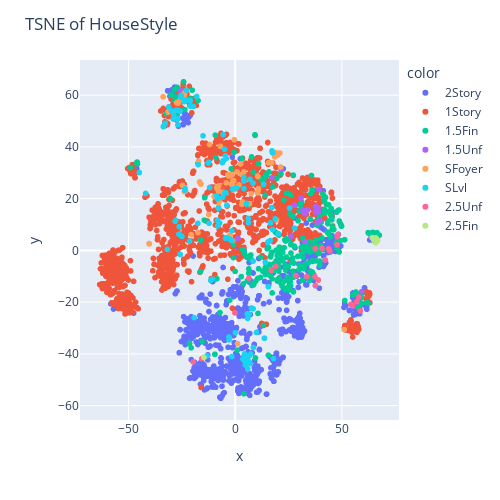

Notebook source saved alongside this figure:
### Markdown cell above
### Unsuperized Learning: t-Distributed Stochastic Neighbor Embedding (t-SNE)
T-Distributed Stochastic Neighbor Embedding (t-SNE) is a popular dimensionality reduction technique used in machine learning and data visualization. It simply reduces hyper dimensional data to 2D or 3D points and plots them in the corresponding spaces. It is also one of my favorite because it is very much fun, playable and very intuitive. For example, using seaborn to plot these points, at the first look I don't see something very useful. But as soon as I pass the categorical variable to aesthetic mappings, I can see that points within the same group are clustered. If passing different categorical variables, some clusters are not as concentrated as others, which might suggest lower feature importance.
  
A more fun way is using interactive plots. Plotly allows passing categorical variables to aesthetic mappings to display sub groups (similar to 'hue' in sns). Initially I wanted to pass a sequence of categorical variables to the aesthetic mappings parameter, and make a botton such that when I drag it, different plots are shown. However, the aesthetic mappings parameter does not allow that. It only allows one categorical column. A way to solve this is to manually create single frames, then combine these frames to make an animation. But it is a little beyond my ability so far. So I only creates one plotly graph, and my idea is presented as static seaborn panel plots.

### Code cell
# TSNE
model = TSNE(learning_rate=100,random_state= 123) # First using scikit learn to fit a model
transformed = model.fit_transform(X[numeric])
xs = transformed[:,0]
ys = transformed[:,1]
fig = px.scatter(x= xs, y=ys, color = X_display['HouseStyle']) # Using plotly to create interactive plot. You can move your cursor on the graph. The lecture suggests altair. Well, plotly is more fun
fig.update_layout(width = 500, height = 500,title_text='TSNE of HouseStyle')
fig.show()

# These are some simple data manipulations to prepare for the panel plots
features_tsne = pd.DataFrame(transformed)
features_tsne.columns = ['x','y']
features_tsne.reset_index(drop=True, inplace=True)
features_strings = X_display.select_dtypes('object')
features_strings.reset_index(drop=True, inplace=True)
features_plotly = features_tsne.merge(features_strings, left_index = True, right_index = True)

Categories_to_show = ['MSZoning','LotShape','LandContour','BldgType', 'GarageType','RoofStyle','MasVnrType','ExterQual'] # A selection of categorical variables to pass to the color parameter that display subgroups
fig, axes = plt.subplots(2,4,figsize = (16,8))
axes = axes.flatten()
for i,value in enumerate(Categories_to_show):
    ax = sns.scatterplot(data= features_plotly, x= 'x', y='y', hue = value, ax = axes[i])
    ax.legend(fontsize = 8, loc ='upper left')
    ax.set_title('TSNE of {}'.format(value))
plt.tight_layout()
plt.show()

### Figure 1 — Plotly figure (JSON) as saved in the notebook; plotly's stock layout.template omitted (floating-point values rounded to 4 significant figures; data arrays with more than 128 entries replaced by an {"elided": "..."} marker saying what was removed)
{"data": [{"hovertemplate": "color=2Story<br>x=%{x}<br>y=%{y}<extra></extra>", "legendgroup": "2Story", "marker": {"color": "#636efa", "symbol": "circle"}, "mode": "markers", "name": "2Story", "showlegend": true, "x": {"elided": "872 float values"}, "xaxis": "x", "y": {"elided": "872 float values"}, "yaxis": "y", "type": "scattergl"}, {"hovertemplate": "color=1Story<br>x=%{x}<br>y=%{y}<extra></extra>", "legendgroup": "1Story", "marker": {"color": "#EF553B", "symbol": "circle"}, "mode": "markers", "name": "1Story", "showlegend": true, "x": {"elided": "1471 float values"}, "xaxis": "x", "y": {"elided": "1471 float values"}, "yaxis": "y", "type": "scattergl"}, {"hovertemplate": "color=1.5Fin<br>x=%{x}<br>y=%{y}<extra></extra>", "legendgroup": "1.5Fin", "marker": {"color": "#00cc96", "symbol": "circle"}, "mode": "markers", "name": "1.5Fin", "showlegend": true, "x": {"elided": "314 float values"}, "xaxis": "x", "y": {"elided": "314 float values"}, "yaxis": "y", "type": "scattergl"}, {"hovertemplate": "color=1.5Unf<br>x=%{x}<br>y=%{y}<extra></extra>", "legendgroup": "1.5Unf", "marker": {"color": "#ab63fa", "symbol": "circle"}, "mode": "markers", "name": "1.5Unf", "showlegend": true, "x": [59.21, 26.17, 39.75, 32.68, 31.75, 39.15, 30.84, 32.84, 37.61, 38.77, 27.82, 21.62, -25.46, 34.06, 17.1, 38.46, 1.324, 37.75, 39.24], "xaxis": "x", "y": [-15.95, 5.485, 11.45, 14.11, 15.59, 15.0, 20.17, 3.447, 16.94, 16.5, 17.47, 31.31, 61.66, 15.68, 28.06, 10.93, 4.723, 14.81, 23.54], "yaxis": "y", "type": "scattergl"}, {"hovertemplate": "color=SFoyer<br>x=%{x}<br>y=%{y}<extra></extra>", "legendgroup": "SFoyer", "marker": {"color": "#FFA15A", "symbol": "circle"}, "mode": "markers", "name": "SFoyer", "showlegend": true, "x": [-4.16, -16.05, -1.219, 1.093, 19.33, -40.31, 19.83, 19.16, -24.71, -1.02, -7.748, 15.65, -2.269, 20.86, 4.079, -16.68, 20.93, 3.426, -3.429, -1.279, -7.801, -20.64, 3.149, -23.76, -33.77, 2.525, 18.51, -3.005, -1.747, -16.35, 10.9, -17.42, -23.8, 7.486, -1.299, -0.402, 19.98, 4.074, -12.44, -2.94, -31.46, 0.8316, 21.28, 51.09, -27.39, -16.05, -23.52, -7.663, -9.871, -23.67, -3.061, 1.768, -26.08, -6.906, 17.06, -40.25, -26.8, -40.31, -2.408, 17.88, -0.3892, -29.18, 6.679, 10.64, -7.507, -8.645, -23.57, 3.124, -5.833, -17.17, -7.525, -24.04, -5.694, -8.37, 10.61, 10.82, -0.6452, -12.02, -33.77, -23.26, -40.31, 19.86, -24.7], "xaxis": "x", "y": [26.1, 25.63, 3.712, -36.03, 11.79, 2.618, 37.14, 37.72, 25.16, 27.0, 16.97, 33.87, 29.03, 37.63, 27.25, 26.47, 37.62, 18.73, 29.24, 25.3, 22.93, 6.11, 29.28, 60.85, 59.35, 33.42, 36.18, 29.33, 25.66, 26.02, 23.9, 6.923, 22.77, 21.95, 29.33, 42.78, 36.94, 30.36, 13.88, 29.25, 53.48, 30.41, 32.24, -30.61, 57.09, 25.63, 24.18, 24.97, 20.78, 60.42, 28.75, 25.31, 57.83, 40.2, 33.86, 2.505, 56.86, 2.611, 5.898, 37.88, 23.45, 53.66, 18.05, 22.23, 18.89, 24.3, 23.55, 17.79, 22.47, 34.48, 22.9, 59.44, 22.46, 23.75, 28.57, 23.41, 26.9, 40.94, 59.35, 22.97, 2.627, 36.83, 58.76], "yaxis": "y", "type": "scattergl"}, {"hovertemplate": "color=SLvl<br>x=%{x}<br>y=%{y}<extra></extra>", "legendgroup": "SLvl", "marker": {"color": "#19d3f3", "symbol": "circle"}, "mode": "markers", "name": "SLvl", "showlegend": true, "x": [16.56, 17.45, 4.743, 4.348, -44.91, -26.2, -21.07, -12.57, -4.839, -1.212, -21.37, -13.18, -18.04, -26.47, -8.707, -41.98, -23.51, 5.687, -24.96, 5.937, -23.96, -12.35, -29.94, 5.302, -7.256, -19.27, -26.36, -29.04, -3.908, -5.782, -5.618, -8.306, 4.05, -5.683, 6.519, 6.247, -4.993, -33.68, -4.198, 13.31, 17.16, 6.509, -2.859, -23.94, 6.406, -31.15, -6.011, -10.61, -22.92, -25.46, 14.08, 0.6655, 8.516, 4.122, -28.1, -3.895, -8.213, 4.068, 18.77, 8.236, -4.477, 6.938, -11.09, 13.71, -23.56, -2.899, 15.52, 6.892, 0.006654, -28.81, 4.802, 4.459, 3.593, 6.196, 4.248, 3.895, 5.831, -12.23, 8.366, 63.86, -33.06, -25.81, -17.32, 6.151, 9.964, -25.77, -22.57, 17.94, -32.72, -8.15, 17.51, -1.553, -31.75, -8.379, 25.47, 8.389, 6.949, 17.26, 4.64, 7.338, -27.08, -27.85, -2.883, 5.88, 15.26, -2.358, -26.81, 27.81, 7.598, -19.58, 15.43, 16.41, -4.366, -21.09, 17.57, -11.98, 8.383, -11.5, -4.616, -7.843, -1.523, 20.28, -27.59, -25.34, -1.553, -15.06, -26.96, -17.48], "xaxis": "x", "y": [10.62, 37.75, -41.26, -40.1, 30.06, 9.183, 55.77, 33.76, 22.26, 23.73, 3.544, -40.73, 59.48, 54.07, 21.06, 22.02, 23.81, -24.55, 5.395, -45.88, 58.1, 34.06, 53.99, 18.14, 10.59, -25.98, 6.277, 50.8, 17.46, 20.61, 44.76, 11.58, 26.8, 34.66, -24.64, 10.7, 39.13, 47.85, 35.52, 25.53, 16.56, -40.8, -33.76, 57.52, -40.83, 55.47, 33.91, -11.08, 61.94, 59.2, -4.535, 24.19, -37.53, 23.89, 11.25, 4.945, 9.442, 28.25, 12.21, -22.49, 4.717, -43.71, -11.29, -33.95, 23.29, -33.49, -14.05, 27.46, -31.81, 52.18, -41.27, -39.97, -41.92, -42.79, -42.55, -42.1, -26.27, 10.49, 26.03, 5.101, 48.68, 53.75, 33.14, 12.36, -31.72, -1.575, 58.01, -41.83, 49.17, 19.91, 8.082, -41.02, 0.3687, 20.12, 16.37, -4.142, -43.72, 38.45, -44.27, -40.04, 50.68, 11.62, -34.59, -45.82, 3.07, 4.32, 48.55, 8.585, -22.29, 55.64, 3.28, 3.796, 22.25, 57.85, 37.74, 24.32, -22.56, -11.6, 36.57, 16.25, 7.573, 6.479, 54.23, 59.91, 3.748, 44.29, 50.9, 10.46], "yaxis": "y", "type": "scattergl"}, {"hovertemplate": "color=2.5Unf<br>x=%{x}<br>y=%{y}<extra></extra>", "legendgroup": "2.5Unf", "marker": {"color": "#FF6692", "symbol": "circle"}, "mode": "markers", "name": "2.5Unf", "showlegend": true, "x": [37.44, 58.65, 44.31, -0.09315, 33.47, 37.38, 57.9, 19.0, 48.11, 47.71, 56.93, 28.44, 38.91, 55.09, -19.69, 40.66, 43.75, 54.21, 16.89, 42.22, 6.417, 37.61, -15.61, 47.8], "xaxis": "x", "y": [0.7097, -23.34, -0.1827, -24.17, -10.14, -10.18, -18.04, -6.074, 6.114, 2.204, -19.87, -9.738, -11.46, -21.46, -43.11, 0.8052, 0.666, -20.88, -7.68, -3.686, -10.71, -13.59, -41.84, 5.25], "yaxis": "y", "type": "scattergl"}, {"hovertemplate": "color=2.5Fin<br>x=%{x}<br>y=%{y}<extra></extra>", "legendgroup": "2.5Fin", "marker": {"color": "#B6E880", "symbol": "circle"}, "mode": "markers", "name": "2.5Fin", "showlegend": true, "x": [65.84, 64.35, 65.07, -14.66, 66.79, 65.93, 65.26, 64.93], "xaxis": "x", "y": [2.993, 4.807, 4.798, -41.38, 3.909, 4.802, 3.6, 4.036], "yaxis": "y", "type": "scattergl"}], "layout": {"xaxis": {"anchor": "y", "domain": [0, 1], "title": {"text": "x"}}, "yaxis": {"anchor": "x", "domain": [0, 1], "title": {"text": "y"}}, "legend": {"title": {"text": "color"}, "tracegroupgap": 0}, "margin": {"t": 60}, "title": {"text": "TSNE of HouseStyle"}, "width": 500, "height": 500}}
